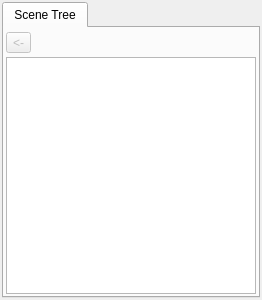
<?xml version="1.0" encoding="UTF-8"?>
<ui version="4.0">
 <class>SceneTreeWidget</class>
 <widget class="QWidget" name="SceneTreeWidget">
  <property name="geometry">
   <rect>
    <x>0</x>
    <y>0</y>
    <width>262</width>
    <height>300</height>
   </rect>
  </property>
  <property name="windowTitle">
   <string>Form</string>
  </property>
  <layout class="QVBoxLayout">
   <property name="spacing">
    <number>3</number>
   </property>
   <property name="margin">
    <number>2</number>
   </property>
   <item>
    <widget class="QTabWidget" name="m_tabWidget">
     <property name="currentIndex">
      <number>0</number>
     </property>
     <widget class="QWidget" name="m_sceneWidget">
      <attribute name="title">
       <string>Scene Tree</string>
      </attribute>
      <attribute name="toolTip">
       <string>Scene Graph Manipulation</string>
      </attribute>
      <layout class="QGridLayout">
       <property name="leftMargin">
        <number>2</number>
       </property>
       <property name="topMargin">
        <number>4</number>
       </property>
       <property name="rightMargin">
        <number>2</number>
       </property>
       <property name="bottomMargin">
        <number>2</number>
       </property>
       <property name="verticalSpacing">
        <number>4</number>
       </property>
       <item row="0" column="0">
        <widget class="QToolButton" name="m_previousLayerButton">
         <property name="enabled">
          <bool>false</bool>
         </property>
         <property name="toolTip">
          <string>Go back to the parent scene graph file</string>
         </property>
         <property name="statusTip">
          <string>Closes the currently opened scene graph and returns to the previous one</string>
         </property>
         <property name="text">
          <string>&lt;-</string>
         </property>
         <property name="icon">
          <iconset resource="editor.qrc">
           <normaloff>:/tree/icons/Erow_L.png</normaloff>:/tree/icons/Erow_L.png</iconset>
         </property>
         <property name="shortcut">
          <string>Backspace</string>
         </property>
        </widget>
       </item>
       <item row="0" column="1">
        <widget class="QLabel" name="m_sceneGraphLabel">
         <property name="text">
          <string/>
         </property>
        </widget>
       </item>
       <item row="1" column="0" colspan="2">
        <widget class="SceneTreeView" name="m_sceneTreeView">
         <property name="dragEnabled">
          <bool>true</bool>
         </property>
         <property name="dragDropOverwriteMode">
          <bool>false</bool>
         </property>
         <property name="dragDropMode">
          <enum>QAbstractItemView::DragDrop</enum>
         </property>
        </widget>
       </item>
      </layout>
     </widget>
    </widget>
   </item>
  </layout>
 </widget>
 <customwidgets>
  <customwidget>
   <class>SceneTreeView</class>
   <extends>QTreeView</extends>
   <header>SceneTreeView.h</header>
  </customwidget>
 </customwidgets>
 <resources>
  <include location="editor.qrc"/>
 </resources>
 <connections/>
</ui>
